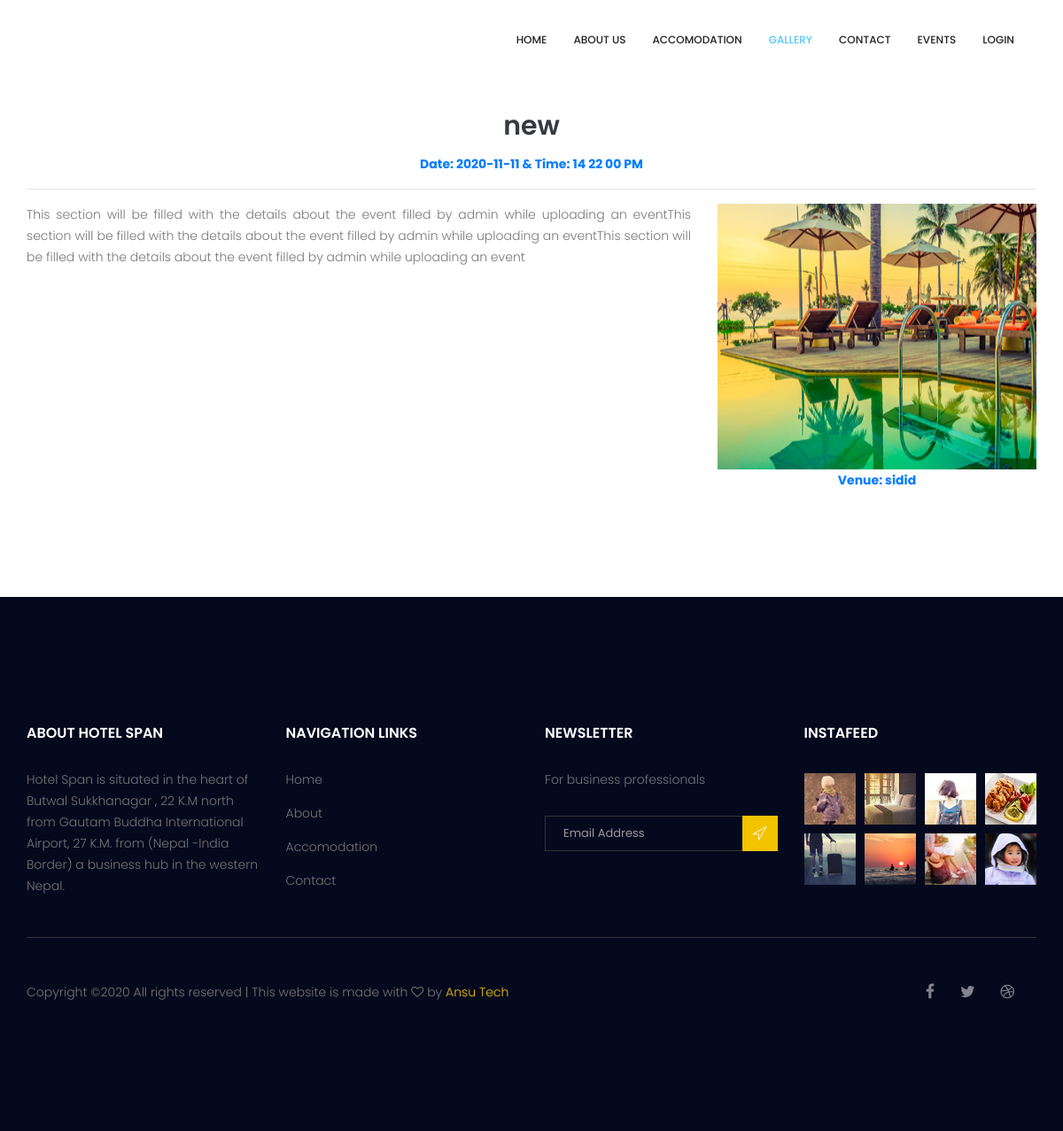
/spandashboard/eventdetailsnew.php?id=32, run on the app's committed database.
### tables this page shows
CREATE TABLE `events` (
  `id` int(11) NOT NULL,
  `title` varchar(55) NOT NULL,
  `description` text NOT NULL,
  `image` varchar(200) NOT NULL,
  `date` date NOT NULL,
  `time` time(6) NOT NULL,
  `venue` varchar(50) NOT NULL,
  `organizer` varchar(50) NOT NULL
);

### spandashboard/eventdetailsnew.php (the view, shortened to what this page needs)
<?php
$id = $_GET['id'];
?>
<!doctype html>
<html lang="en">
    <head>
        <link rel="stylesheet" href="../css/bootstrap.css">
        <link rel="stylesheet" href="../vendors/linericon/style.css">
        <link rel="stylesheet" href="../css/font-awesome.min.css">
        <link rel="stylesheet" href="../vendors/bootstrap-datepicker/bootstrap-datetimepicker.min.css">
        <link rel="stylesheet" href="../vendors/nice-select/css/nice-select.css">
        <link rel="stylesheet" href="../vendors/owl-carousel/owl.carousel.min.css">
        <link rel="stylesheet" href="../vendors/lightbox/simpleLightbox.css">
        <link rel="stylesheet" href="../css/style.css">
        <link rel="stylesheet" href="../css/responsive.css">
    </head>
    <body>
<header class="header_area">
    <div class="container">
        <nav class="navbar navbar-expand-lg navbar-light">
            <a class="navbar-brand logo_h" href="index.html"><img src="image/logo_span.png" alt=""></a>
            <div class="collapse navbar-collapse offset" id="navbarSupportedContent">
                <ul class="nav navbar-nav menu_nav ml-auto">
                    <li class="nav-item"><a class="nav-link" href="../index.html">Home</a></li>
                    <li class="nav-item"><a class="nav-link" href="../index.html#abt">About us</a></li>
                    <li class="nav-item"><a class="nav-link" href="../index.html#acmdtn">Accomodation</a></li>
                    <li class="nav-item active"><a class="nav-link" href="uigallery.html">Gallery</a></li>
                  <li class="nav-item"><a class="nav-link" href="../contact.html">Contact</a></li>
                  <li class="nav-item"><a class="nav-link" href="displayevent.php">Events</a></li>
                  <li class="nav-item"><a class="nav-link" href="../login/login.php">Login</a></li>
                </ul>
            </div>
        </nav>
    </div>
</header>
        <section class="gallery_area section_gap">
            <div class="container">
             <?php
                $conn = mysqli_connect("localhost","root","","hotelspan");
               $sql ="SELECT `title`,`description`,`date`,TIME_FORMAT(`time`,'%H %i %s %p') as `time`,`description`,`venue`,`id`,`image`,`organizer` FROM events where id =$id ";
                $result =mysqli_query($conn,$sql);
                if($result){
                    while($row = mysqli_fetch_assoc($result)){
                $title=$row['title'];
                $image=$row['image'];
                $description =$row['description'];
                $date = $row['date'];
                $time = $row['time'];
                $venue = $row['venue'];
             ?>
                <div class=" row">
                     <div class="col-md-12  " >
                         <div  class="text-center">
                             <h2 class="text-dark "><?php echo $title?></h2>
                             <p class="text-primary  font-weight-bold"> <?php echo "Date: ".$date;  ?> &amp; <?php echo "Time: ".$time ?></p>
                         </div>
                         <hr>
                         <div class="row">
                                <div class="col-md-12 col-sm-12 text-center" >
                                    <div class="row">
                                        <div class="col-md-8 ">
                                              <p  class=""style="text-align:justify"> <?php echo $description;  ?> </p>
                                        </div>
                                        <div class="col-md-4">
                                              <img  style="height:300px;width:100%;" src="<?php echo $image;?>" >
                                              <span class="text-primary font-weight-bold "><?php echo "Venue: ".$venue?></span>
                                        </div>
                                    </div>
                                 </div>
                                                <?php
                                                    }
                                                }
                                        ?>
                        </div>
                     </div>
                </div>
            </div>
        </section>
        <footer class="footer-area section_gap">
            <div class="container">
                <div class="row">
                    <div class="col-lg-3  col-md-6 col-sm-6">
                        <div class="single-footer-widget">
                            <h6 class="footer_title">About Hotel Span</h6>
                            <p>Hotel Span is situated in the heart of Butwal Sukkhanagar , 22 K.M north from Gautam Buddha International Airport, 27 K.M. from (Nepal -India Border) a business hub in the western Nepal. </p>
                        </div>
                    </div>
                    <div class="col-lg-3 col-md-6 col-sm-6">
                        <div class="single-footer-widget">
                            <h6 class="footer_title">Navigation Links</h6>
                            <div class="row">
                                <div class="col-4">
                                    <ul class="list_style">
                                        <li><a href="#">Home</a></li>
                                        <li><a href="about.html">About</a></li>
                                        <li><a href="index.html#acmdtn">Accomodation</a></li>
                                        <li><a href="contact.html">Contact</a></li>
                                    </ul>
                                </div>
                                <div class="col-4">
                                </div>
                            </div>
                        </div>
                    </div>
                    <div class="col-lg-3 col-md-6 col-sm-6">
                        <div class="single-footer-widget">
                            <h6 class="footer_title">Newsletter</h6>
                            <p>For business professionals  </p>
                            <div id="mc_embed_signup">
                                <form target="_blank" action="https://spondonit.us12.list-manage.com/subscribe/post?u=1462626880ade1ac87bd9c93a&amp;id=92a4423d01" method="get" class="subscribe_form relative">
                                    <div class="input-group d-flex flex-row">
                                        <input name="EMAIL" placeholder="Email Address" onfocus="this.placeholder = ''" onblur="this.placeholder = 'Email Address '" required="" type="email">
                                        <button class="btn sub-btn"><span class="lnr lnr-location"></span></button>
                                    </div>
                                </form>
                            </div>
                        </div>
                    </div>
                    <div class="col-lg-3 col-md-6 col-sm-6">
                        <div class="single-footer-widget instafeed">
                            <h6 class="footer_title">InstaFeed</h6>
                            <ul class="list_style instafeed d-flex flex-wrap">
                                <li><img src="../image/instagram/Image-01.jpg" alt=""></li>
                                <li><img src="../image/instagram/image-02.jpg" alt=""></li>
                                <li><img src="../image/instagram/Image-03.jpg" alt=""></li>
                                <li><img src="../image/instagram/image-04.jpg" alt=""></li>
                                <li><img src="../image/instagram/Image-05.jpg" alt=""></li>
                                <li><img src="../image/instagram/Image-06.jpg" alt=""></li>
                                <li><img src="../image/instagram/Image-07.jpg" alt=""></li>
                                <li><img src="../image/instagram/Image-08.jpg" alt=""></li>
                            </ul>
                        </div>
                    </div>
                </div>
                <div class="border_line"></div>
                <div class="row footer-bottom d-flex justify-content-between align-items-center">
                    <p class="col-lg-8 col-sm-12 footer-text m-0">
Copyright &copy;<script>document.write(new Date().getFullYear());</script> All rights reserved | This website is made with <i class="fa fa-heart-o" aria-hidden="true"></i> by <a href="http://ansunepal.com/" target="_blank">Ansu Tech</a>
</p>
                    <div class="col-lg-4 col-sm-12 footer-social">
                        <a href="https://www.facebook.com/hotelspan/"><i class="fa fa-facebook"></i></a>
                        <a href="#"><i class="fa fa-twitter"></i></a>
                        <a href="#"><i class="fa fa-dribbble"></i></a>
                    </div>
                </div>
            </div>
        </footer>
    </body>
</html>

### css/style.css (style rules this page uses)
.list_style { list-style: none; margin: 0px; padding: 0px; }
a { text-decoration: none; -webkit-transition: all 0.3s ease-in-out; -o-transition: all 0.3s ease-in-out; transition: all 0.3s ease-in-out; }
body { line-height: 24px; font-size: 14px; font-family: "Poppins", sans-serif; font-weight: 300; color: #777777; }
section { background: #fff; }
h1, h2, h3, h4, h5, h6 { font-family: "Poppins", sans-serif; font-weight: 600; }
@media (min-width: 1200px) { .container { max-width: 1170px; } }
.section_gap { padding: 120px 0; }
.header_area { position: absolute; top: 0; left: 0; width: 100%; z-index: 20; }
.navbar { padding: 0px; border: 0px; border-radius: 0px; }
.navbar { background: #fff; padding: 0px 25px; }
.navbar .logo_h { padding-top: 0px; width: 90px; height: 90px; }
.navbar .menu_nav .nav-item .nav-link { font: 500 12px/80px "Poppins", sans-serif; color: #222222; text-transform: uppercase; padding: 0px; }
.navbar .menu_nav .nav-item .nav-link:after { display: none; }
.navbar .menu_nav .nav-item:hover .nav-link, .navbar .menu_nav .nav-item.active .nav-link { color: #52c5fd; }
.navbar .menu_nav .nav-item + li { margin-left: 30px; }
h2 { font-size: 30px; }
h6 { font-size: 14px; }
h1, h2, h3, h4, h5, h6 { line-height: 1.5em; }
.footer-area { background: #04091e; padding: 142px 0px; }
.single-footer-widget ul li a { line-height: 25px; display: inline-block; color: #777; -webkit-transition: all 0.3s linear; -o-transition: all 0.3s linear; transition: all 0.3s linear; margin-bottom: 13px; }
.single-footer-widget .instafeed { margin-left: -5px; margin-right: -5px; }
.single-footer-widget .instafeed li { margin: 5px; }
.single-footer-widget .subscribe_form { padding-top: 13px; }
.single-footer-widget .input-group { display: block !important; }
.single-footer-widget input { width: 100%; border: 1px solid #333333; font-size: 13px; line-height: 30px; padding-right: 40px; height: 40px; color: #999999; background: transparent; padding-left: 20px; }
.single-footer-widget .sub-btn { background: #f3c300; color: #fff; font-weight: 300; border-radius: 0; line-height: 34px; padding: 4px 11px 0px; cursor: pointer; position: absolute; right: 0px; top: 0px; }
.footer_title { font-size: 16px; line-height: 24px; font-weight: 600; color: #fff; text-transform: uppercase; margin-bottom: 28px; }
.border_line { width: 100%; height: 1px; background: #333333; margin-top: 30px; }
.footer-bottom { padding-top: 46px; }
.footer-bottom .footer-text a { color: #f3c300; }
.footer-bottom .footer-social { text-align: right; }
.footer-bottom .footer-social a { font-size: 18px; line-height: 30px; color: #82848f; margin-left: 25px; -webkit-transition: all 0.3s linear; -o-transition: all 0.3s linear; transition: all 0.3s linear; }

### spandashboard/eventdetailsnew.php (style rules this page uses)
* { margin:0; padding:0; }

### data on the page
events: title "new", date "2020-11-11", time "14 22 00 PM", description "This section will be filled with the details about the event filled by admin while uploading an eventThis section will be filled with the details about the event filled by admin while uploading an eventThis section will be filled with the details about the event filled by admin while uploading an event", image (picture), venue "sidid"
